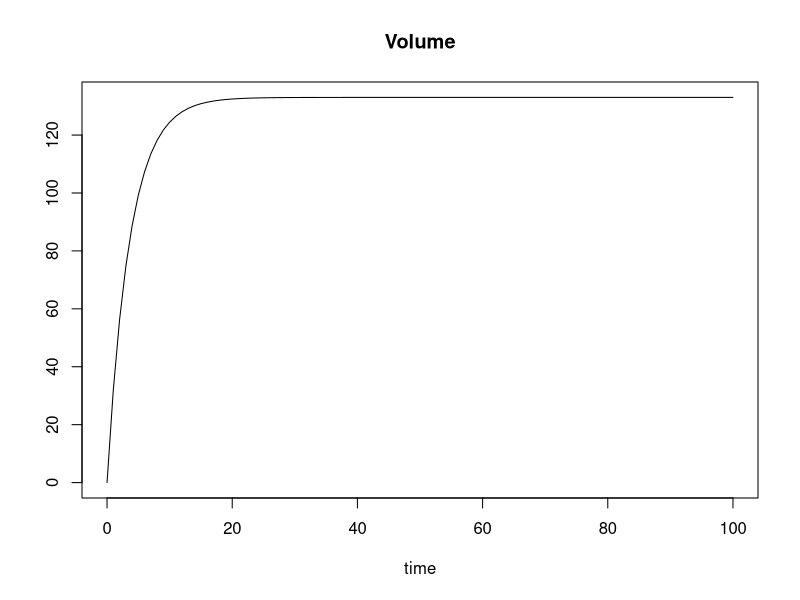

R code for this plot:
## ---- chunk 1
library(deSolve)
## ---- chunk 2
parameters <- c(addVolume = 42, pV = 0.24)
volume <- function(t,y,parms){
  with(as.list(c(parms)),{
         dY <- addVolume - pV * (y+addVolume)
         return(list(c(dY)))
       }
       )
}

state <- c(Volume = 0)
times <- seq(0, 100,  by = 1)

out  <- ode(times = times, y = state,   parms = parameters, func = volume, method = "euler")
head(out)
plot(out)
